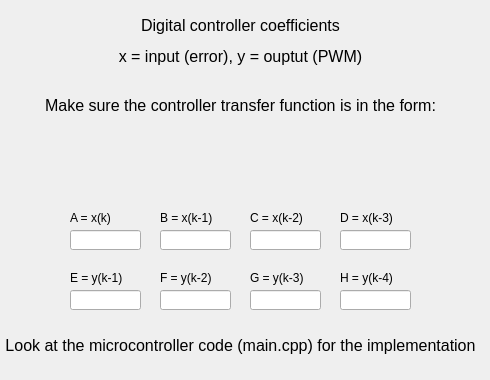
   <widget class="QWidget" name="Digital">
    <attribute name="title">
     <string>Discrete Contr</string>
    </attribute>
    <widget class="QLabel" name="label">
     <property name="geometry">
      <rect>
       <x>10</x>
       <y>10</y>
       <width>461</width>
       <height>111</height>
      </rect>
     </property>
     <property name="font">
      <font>
       <pointsize>12</pointsize>
      </font>
     </property>
     <property name="text">
      <string>&lt;html&gt;&lt;head/&gt;&lt;body&gt;&lt;p align=&quot;center&quot;&gt;Digital controller coefficients&lt;/p&gt;&lt;p align=&quot;center&quot;&gt;x = input (error), y = ouptut (PWM)&lt;/p&gt;&lt;p align=&quot;center&quot;&gt;&lt;br/&gt;Make sure the controller transfer function is in the form:&lt;/p&gt;&lt;/body&gt;&lt;/html&gt;</string>
     </property>
    </widget>
    <widget class="QLabel" name="C_label">
     <property name="geometry">
      <rect>
       <x>250</x>
       <y>210</y>
       <width>61</width>
       <height>16</height>
      </rect>
     </property>
     <property name="text">
      <string>C = x(k-2)</string>
     </property>
    </widget>
    <widget class="QLineEdit" name="H">
     <property name="geometry">
      <rect>
       <x>340</x>
       <y>290</y>
       <width>71</width>
       <height>20</height>
      </rect>
     </property>
    </widget>
    <widget class="QLabel" name="F_label">
     <property name="geometry">
      <rect>
       <x>160</x>
       <y>270</y>
       <width>61</width>
       <height>16</height>
      </rect>
     </property>
     <property name="text">
      <string>F = y(k-2)</string>
     </property>
    </widget>
    <widget class="QLineEdit" name="A">
     <property name="geometry">
      <rect>
       <x>70</x>
       <y>230</y>
       <width>71</width>
       <height>20</height>
      </rect>
     </property>
    </widget>
    <widget class="QLabel" name="H_label">
     <property name="geometry">
      <rect>
       <x>340</x>
       <y>270</y>
       <width>61</width>
       <height>16</height>
      </rect>
     </property>
     <property name="text">
      <string>H = y(k-4)</string>
     </property>
    </widget>
    <widget class="QLabel" name="B_label">
     <property name="geometry">
      <rect>
       <x>160</x>
       <y>210</y>
       <width>61</width>
       <height>16</height>
      </rect>
     </property>
     <property name="text">
      <string>B = x(k-1)</string>
     </property>
    </widget>
    <widget class="QLineEdit" name="G">
     <property name="geometry">
      <rect>
       <x>250</x>
       <y>290</y>
       <width>71</width>
       <height>20</height>
      </rect>
     </property>
    </widget>
    <widget class="QLineEdit" name="C">
     <property name="geometry">
      <rect>
       <x>250</x>
       <y>230</y>
       <width>71</width>
       <height>20</height>
      </rect>
     </property>
    </widget>
    <widget class="QLineEdit" name="F">
     <property name="geometry">
      <rect>
       <x>160</x>
       <y>290</y>
       <width>71</width>
       <height>20</height>
      </rect>
     </property>
    </widget>
    <widget class="QLabel" name="D_label">
     <property name="geometry">
      <rect>
       <x>340</x>
       <y>210</y>
       <width>61</width>
       <height>16</height>
      </rect>
     </property>
     <property name="text">
      <string>D = x(k-3)</string>
     </property>
    </widget>
    <widget class="QLineEdit" name="D">
     <property name="geometry">
      <rect>
       <x>340</x>
       <y>230</y>
       <width>71</width>
       <height>20</height>
      </rect>
     </property>
    </widget>
    <widget class="QLabel" name="G_label">
     <property name="geometry">
      <rect>
       <x>250</x>
       <y>270</y>
       <width>71</width>
       <height>16</height>
      </rect>
     </property>
     <property name="text">
      <string>G = y(k-3)</string>
     </property>
    </widget>
    <widget class="QLineEdit" name="E">
     <property name="geometry">
      <rect>
       <x>70</x>
       <y>290</y>
       <width>71</width>
       <height>20</height>
      </rect>
     </property>
    </widget>
    <widget class="QLineEdit" name="B">
     <property name="geometry">
      <rect>
       <x>160</x>
       <y>230</y>
       <width>71</width>
       <height>20</height>
      </rect>
     </property>
    </widget>
    <widget class="QLabel" name="E_label">
     <property name="geometry">
      <rect>
       <x>70</x>
       <y>270</y>
       <width>61</width>
       <height>16</height>
      </rect>
     </property>
     <property name="text">
      <string>E = y(k-1)</string>
     </property>
    </widget>
    <widget class="QLabel" name="A_label">
     <property name="geometry">
      <rect>
       <x>70</x>
       <y>210</y>
       <width>51</width>
       <height>16</height>
      </rect>
     </property>
     <property name="text">
      <string>A = x(k)</string>
     </property>
    </widget>
    <widget class="QLabel" name="label_2">
     <property name="geometry">
      <rect>
       <x>40</x>
       <y>130</y>
       <width>391</width>
       <height>51</height>
      </rect>
     </property>
     <property name="text">
      <string/>
     </property>
     <property name="pixmap">
      <pixmap>../../OneDrive/Bureau/Nueva carpeta/UTP/Teoría control II/DCMotorRepository/MotorDCconTeensy/MotorDCSystemIdentification/Implemented_H(z).png</pixmap>
     </property>
     <property name="scaledContents">
      <bool>true</bool>
     </property>
    </widget>
    <widget class="QLabel" name="label_3">
     <property name="geometry">
      <rect>
       <x>0</x>
       <y>320</y>
       <width>481</width>
       <height>51</height>
      </rect>
     </property>
     <property name="font">
      <font>
       <pointsize>12</pointsize>
      </font>
     </property>
     <property name="text">
      <string>&lt;html&gt;&lt;head/&gt;&lt;body&gt;&lt;p align=&quot;center&quot;&gt;Look at the microcontroller code (main.cpp) for the implementation&lt;/p&gt;&lt;/body&gt;&lt;/html&gt;</string>
     </property>
    </widget>
    <widget class="QLabel" name="label_20">
     <property name="geometry">
      <rect>
       <x>65</x>
       <y>125</y>
       <width>351</width>
       <height>61</height>
      </rect>
     </property>
     <property name="text">
      <string/>
     </property>
     <property name="pixmap">
      <pixmap>Implemented_H(z).png</pixmap>
     </property>
     <property name="scaledContents">
      <bool>true</bool>
     </property>
    </widget>
   </widget>
